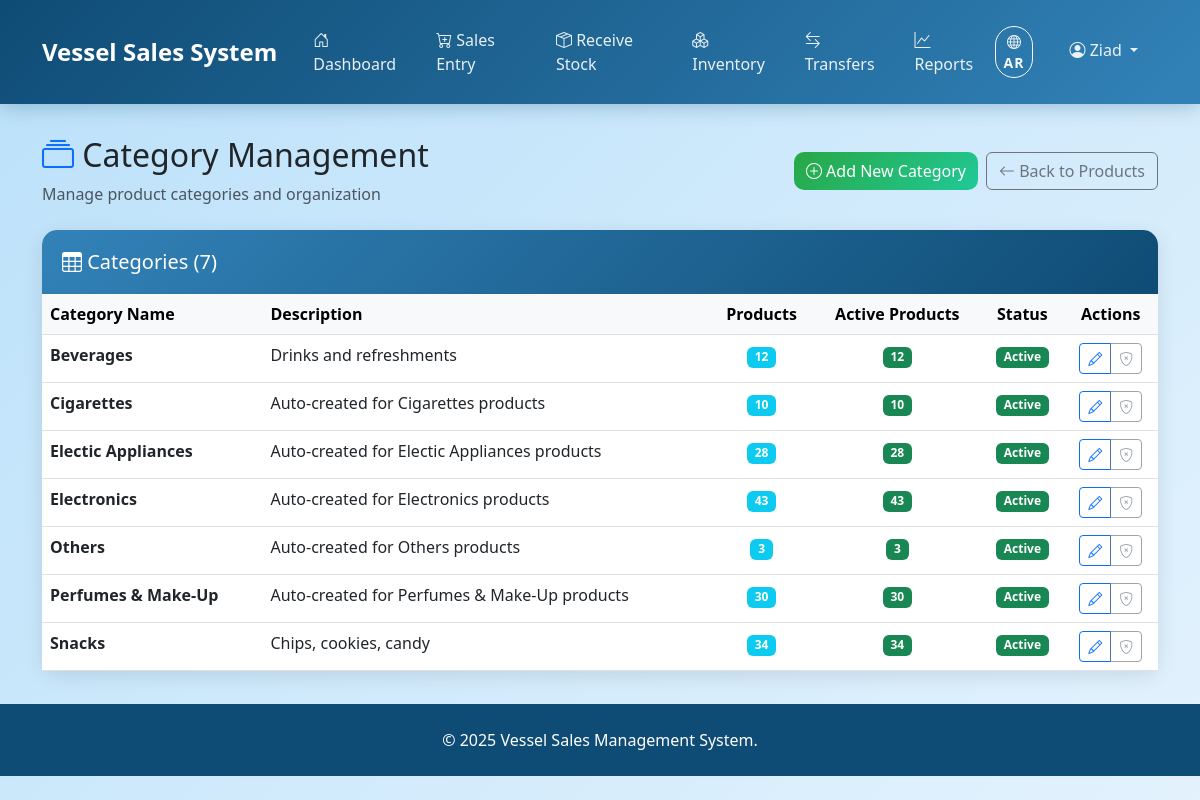
The app's page /categories/manage/ (signed in) with its own data.
### products/models.py (models this page shows, shortened)
class Category(models.Model):
    name = models.CharField(max_length=50, unique=True)
    description = models.TextField(blank=True)
    active = models.BooleanField(default=True)
    class Meta:
        ordering = ['name']
        verbose_name_plural = 'Categories'
        indexes = [
            models.Index(fields=['active'], name='category_active_idx'),
        ]

### frontend/category_views.py (the view)
# urls.py: path('categories/manage/', category_views.category_management, name='category_management'),
@login_required
@user_passes_test(is_admin_or_manager)
def category_management(request):
    categories = Category.objects.annotate(
        product_count=Count('product'),
        active_product_count=Count('product', filter=Q(product__active=True))
    ).order_by('name')
    context = {
        'categories': categories,
    }
    return render(request, 'frontend/category_management.html', context)

### frontend/context_processors.py (called while the page is built)
def language_context(request):
    current_language = request.session.get('preferred_language', 'en')
    is_rtl = current_language == 'ar'
    return {
        'CURRENT_LANGUAGE': current_language,
        'IS_RTL': is_rtl,
        'LANGUAGE_DIRECTION': 'rtl' if is_rtl else 'ltr',
        'AVAILABLE_LANGUAGES': [
            {'code': 'en', 'name': 'English', 'native': 'English'},
            {'code': 'ar', 'name': 'Arabic', 'native': 'العربية'},
        ]
    }

### frontend/permissions.py (called while the page is built, shortened)
def get_user_role(user):
    if not user.is_authenticated:
        return None
    if user.is_superuser:
        return UserRoles.SUPERUSER

def has_role(user, required_roles):
    if not user.is_authenticated:
        return False
    if user.is_superuser:
        return True
    if isinstance(required_roles, str):
        required_roles = [required_roles]
    user_groups = set(user.groups.values_list('name', flat=True))
    required_groups = set(required_roles)
    return bool(user_groups.intersection(required_groups))

def is_superuser_only(user):
    return user.is_authenticated and user.is_superuser

def is_admin_or_manager(user):
    return user.is_authenticated and (
        user.is_superuser or
        user.groups.filter(name__in=[UserRoles.ADMINISTRATORS, UserRoles.MANAGERS]).exists()
    )

def can_access_operations(user):
    return has_role(user, [
        UserRoles.ADMINISTRATORS,
        UserRoles.VESSEL_OPERATORS
    ])

def can_access_reports(user):
    return has_role(user, [
        UserRoles.ADMINISTRATORS,
        UserRoles.MANAGERS,
        UserRoles.INVENTORY_STAFF
    ])

def can_access_inventory(user):
    return user.is_authenticated  # All authenticated users can view inventory

def can_add_products(user):
    return has_role(user, [UserRoles.ADMINISTRATORS, UserRoles.MANAGERS])

def can_view_financials(user):
    return has_role(user, [UserRoles.ADMINISTRATORS, UserRoles.MANAGERS])

def can_edit_selling_prices(user):
    return has_role(user, [UserRoles.ADMINISTRATORS, UserRoles.MANAGERS])

def can_access_system_setup(user):
    return user.is_authenticated and user.is_superuser

### templates/frontend/category_management.html (shortened to what this page needs)
{% extends 'frontend/base.html' %}
{% block content %}
<div class="row mb-4">
    <div class="col-12">
        <div class="d-flex justify-content-between align-items-center">
            <div>
                <h2>
                    <i class="bi bi-collection text-primary"></i>
                    <span data-translate="category_management">Category Management</span>
                </h2>
                <p class="text-muted mb-0"><span data-translate="manage_product_categories">Manage product categories and organization</span></p>
            </div>
            <div class="d-flex gap-2">
                <button class="btn btn-success" onclick="showCreateCategoryModal()">
                    <i class="bi bi-plus-circle"></i> <span data-translate="add_new_category">Add New Category</span>
                </button>
                <a href="{% url 'frontend:product_management' %}" class="btn btn-outline-secondary">
                    <i class="bi bi-arrow-left"></i> <span data-translate="back_to_products">Back to Products</span>
                </a>
            </div>
        </div>
    </div>
</div>
<div class="row">
    <div class="col-12">
        <div class="card">
            <div class="card-header">
                <h5 class="mb-0">
                    <i class="bi bi-table"></i> <span data-translate="categories">Categories</span>
                    (<span data-number data-original="{{ categories|length }}">{{ categories|length }}</span>)
                </h5>
            </div>
            <div class="card-body p-0">
                <div class="table-responsive">
                    <table class="table table-hover mb-0">
                        <thead class="table-light">
                            <tr>
                                <th><span data-translate="category_name">Category Name</span></th>
                                <th><span data-translate="description">Description</span></th>
                                <th class="text-center"><span data-translate="products_count">Products</span></th>
                                <th class="text-center"><span data-translate="active_products">Active Products</span></th>
                                <th class="text-center"><span data-translate="status">Status</span></th>
                                <th class="text-center"><span data-translate="actions">Actions</span></th>
                            </tr>
                        </thead>
                        <tbody>
                            {% for category in categories %}
                            <tr>
                                <td>
                                    <strong>{{ category.name }}</strong>
                                </td>
                                <td>
                                    {% if category.description %}
                                        {{ category.description|truncatechars:50 }}
                                    {% else %}
                                        <span class="text-muted"><span data-translate="no_description">No description</span></span>
                                    {% endif %}
                                </td>
                                <td class="text-center">
                                    <span class="badge bg-info" data-number data-original="{{ category.product_count }}">{{ category.product_count }}</span>
                                </td>
                                <td class="text-center">
                                    <span class="badge bg-success" data-number data-original="{{ category.active_product_count }}">{{ category.active_product_count }}</span>
                                </td>
                                <td class="text-center">
                                    {% if category.active %}
                                    <span class="badge bg-success"><span data-translate="active">Active</span></span>
                                    {% else %}
                                    <span class="badge bg-secondary"><span data-translate="inactive">Inactive</span></span>
                                    {% endif %}
                                </td>
                                <td class="text-center">
                                    <div class="btn-group btn-group-sm">
                                        <button class="btn btn-outline-primary" onclick="editCategory({{ category.id }}, '{{ category.name|escapejs }}', '{{ category.description|escapejs }}', {{ category.active|yesno:'true,false' }})"
                                                data-translate-title="edit_category">
                                            <i class="bi bi-pencil"></i>
                                        </button>
                                        {% if category.product_count == 0 %}
                                        <button class="btn btn-outline-danger" onclick="deleteCategory({{ category.id }}, '{{ category.name|escapejs }}')"
                                                data-translate-title="delete_category">
                                            <i class="bi bi-trash"></i>
                                        </button>
                                        {% else %}
                                        <button class="btn btn-outline-secondary" disabled title="Cannot delete category with products">
                                            <i class="bi bi-shield-x"></i>
                                        </button>
                                        {% endif %}
                                    </div>
                                </td>
                            </tr>
                            {% endfor %}
                        </tbody>
                    </table>
                </div>
            </div>
        </div>
    </div>
</div>
{% endblock %}

### templates/frontend/base.html (shortened to what this page needs)
<!DOCTYPE html>
<html lang="{{ CURRENT_LANGUAGE }}" dir="{{ LANGUAGE_DIRECTION }}">
<head>
    <link href="https://cdn.jsdelivr.net/npm/bootstrap@5.3.0/dist/css/bootstrap.min.css" rel="stylesheet">
    <link href="https://cdn.jsdelivr.net/npm/bootstrap-icons@1.10.0/font/bootstrap-icons.css" rel="stylesheet">
    {% load static %}
    <link href="{% static 'frontend/css/core/variables.css' %}" rel="stylesheet">
    <link href="{% static 'frontend/css/core/base.css' %}" rel="stylesheet">
    <link href="{% static 'frontend/css/core/components.css' %}" rel="stylesheet">
    <link href="{% static 'frontend/css/layout/navigation.css' %}" rel="stylesheet">
    <link href="{% static 'frontend/css/responsive/mobile.css' %}" rel="stylesheet">
    <link href="{% static 'frontend/css/base_styles.css' %}" rel="stylesheet">
</head>
<body>
    <nav class="navbar navbar-expand-lg">
        <div class="container">
            <a class="navbar-brand" href="{% url 'frontend:dashboard' %}">
                 Vessel Sales System
            </a>
            <div class="collapse navbar-collapse" id="navbarNav">
                <ul class="navbar-nav" id="mainNavItems">
                    <li class="nav-item">
                        <a class="nav-link {% if request.resolver_match.url_name == 'dashboard' %}active{% endif %}"
                           href="{% url 'frontend:dashboard' %}">
                            <i class="bi bi-house-door"></i> <span data-translate="dashboard">Dashboard</span>
                        </a>
                    </li>
                    {% if user_permissions.can_access_operations %}
                    <li class="nav-item">
                        <a class="nav-link {% if request.resolver_match.url_name == 'sales_entry' %}active{% endif %}"
                           href="{% url 'frontend:sales_entry' %}">
                            <i class="bi bi-cart-plus"></i> <span data-translate="sales_entry">Sales Entry</span>
                        </a>
                    </li>
                    {% endif %}
                    {% if user_permissions.can_access_operations %}
                    <li class="nav-item">
                        <a class="nav-link {% if request.resolver_match.url_name == 'supply_entry' %}active{% endif %}"
                        href="{% url 'frontend:supply_entry' %}">
                            <i class="bi bi-box-seam"></i> <span data-translate="receive_stock">Receive Stock</span>
                        </a>
                    </li>
                    {% endif %}
                    {% if user_permissions.can_access_inventory %}
                    <li class="nav-item">
                        <a class="nav-link {% if request.resolver_match.url_name == 'inventory_check' %}active{% endif %}"
                           href="{% url 'frontend:inventory_check' %}">
                            <i class="bi bi-boxes"></i> <span data-translate="inventory">Inventory</span>
                        </a>
                    </li>
                    {% endif %}
                    {% if user_permissions.can_access_operations %}
                    <li class="nav-item">
                        <a class="nav-link {% if request.resolver_match.url_name == 'transfer_entry' %}active{% endif %}"
                           href="{% url 'frontend:transfer_entry' %}">
                            <i class="bi bi-arrow-left-right"></i> <span data-translate="transfers">Transfers</span>
                        </a>
                    </li>
                    {% endif %}
                    {% if user_permissions.can_access_reports %}
                    <li class="nav-item">
                        <a class="nav-link {% if 'reports' in request.resolver_match.url_name %}active{% endif %}"
                           href="{% url 'frontend:reports_dashboard' %}">
                            <i class="bi bi-graph-up"></i> <span data-translate="reports">Reports</span>
                        </a>
                    </li>
                    {% endif %}
                </ul>
                <ul class="navbar-nav" id="userNavItems">
                    <li class="nav-item">
                        <button class="btn btn-outline-light btn-sm me-3" id="languageToggle" onclick="toggleLanguage()">
                            <i class="bi bi-globe"></i>
                            <span id="currentLangText">AR</span>
                        </button>
                    </li>
                    <li class="nav-item dropdown">
                        <a class="nav-link dropdown-toggle" href="#" id="navbarDropdown" role="button" data-bs-toggle="dropdown">
                            <i class="bi bi-person-circle"></i> {{ user.username }}
                        </a>
                    </li>
                </ul>
            </div>
        </div>
    </nav>
    <div class="main-content">
        <div class="container">
            {% block content %}{% endblock %}
        </div>
    </div>
    <footer class="footer">
        <div class="container">
            <p class="mb-0">&copy; 2025 Vessel Sales Management System.</p>
        </div>
    </footer>
</body>
</html>

### frontend/static/frontend/css/core/variables.css (style rules this page uses)
:root { --primary-blue: #0f4c75; --secondary-blue: #3282b8; --accent-blue: #bbe1fa; --success-green: #28a745; --warning-orange: #fd7e14; --danger-red: #dc3545; --light-gray: #f8f9fa; --dark-gray: #6c757d; }

### frontend/static/frontend/css/core/base.css (style rules this page uses)
body { font-family: 'Segoe UI', Tahoma, Geneva, Verdana, sans-serif; background: linear-gradient(135deg, var(--accent-blue) 0%, #e3f2fd 100%); min-height: 100vh; }
.main-content { padding: 2rem 0; min-height: calc(100vh - 200px); }
.footer { background: var(--primary-blue); color: white; text-align: center; padding: 1.5rem 0; margin-top: auto; }

### frontend/static/frontend/css/core/components.css (style rules this page uses)
.card { border: none; border-radius: 15px; box-shadow: 0 5px 20px rgba(0, 0, 0, 0.1); transition: all 0.3s ease; background: white; }
.card-header { border-radius: 15px 15px 0 0 !important; background: linear-gradient(135deg, var(--secondary-blue) 0%, var(--primary-blue) 100%); color: white; border: none; padding: 1.25rem; }
.btn-success { background: linear-gradient(135deg, var(--success-green) 0%, #20c997 100%); border: none; border-radius: 10px; transition: all 0.3s ease; }

### frontend/static/frontend/css/layout/navigation.css (style rules this page uses)
.navbar { background: linear-gradient(135deg, var(--primary-blue) 0%, var(--secondary-blue) 100%); box-shadow: 0 2px 20px rgba(15, 76, 117, 0.3); padding: 1rem 0; }
.navbar-brand { font-weight: bold; font-size: 1.5rem; color: white !important; }
.nav-link { color: rgba(255, 255, 255, 0.9) !important; font-weight: 500; padding: 0.75rem 1rem !important; border-radius: 8px; margin: 0 0.25rem; transition: all 0.3s ease; }
#languageToggle { border-radius: 20px; transition: all 0.3s ease; font-weight: 500; }
#currentLangText { font-weight: bold; letter-spacing: 1px; }

### frontend/static/frontend/css/base_styles.css (style rules this page uses)
.table-responsive { z-index: 1010; }
.table-hover tbody tr { cursor: pointer; transition: all 0.2s ease; }

### records on screen
Category: name "Beverages", description "Drinks and refreshments", product_count "12", active_product_count "12", active "Active"
Category: name "Cigarettes", description "Auto-created for Cigarettes products", product_count "10", active_product_count "10", active "Active"
Category: name "Electic Appliances", description "Auto-created for Electic Appliances products", product_count "28", active_product_count "28", active "Active"
Category: name "Electronics", description "Auto-created for Electronics products", product_count "43", active_product_count "43", active "Active"
Category: name "Others", description "Auto-created for Others products", product_count "3", active_product_count "3", active "Active"
Category: name "Perfumes & Make-Up", description "Auto-created for Perfumes & Make-Up products", product_count "30", active_product_count "30", active "Active"
Category: name "Snacks", description "Chips, cookies, candy", product_count "34", active_product_count "34", active "Active"

### other values on screen
{{ user.username }} "Ziad"
{{ categories|length }} "7"
